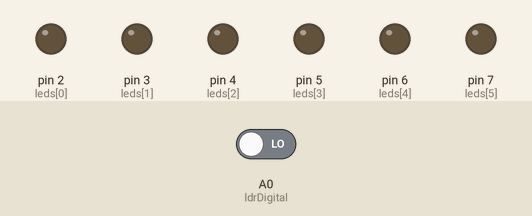
Simulated run of this sketch. Board: Arduino Uno, built with avr-gcc and run on an emulated ATmega328P. Parts: output pins drawn as LEDs (lit = HIGH). The inputs (shaded band) are chosen by the test bench; at power-on: A0 (ldrDigital) LOW.

Above: at 3.2 s.
3.3 s: A0 (ldrDigital) driven HIGH
At 3.7 s:
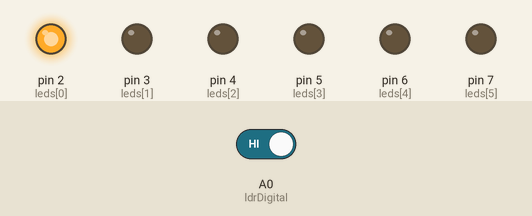
At 6.0 s:
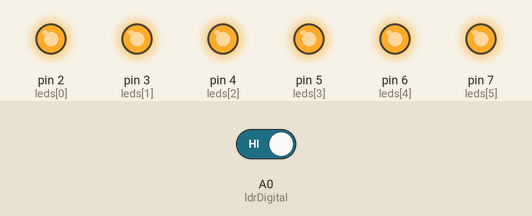
6.8 s: A0 (ldrDigital) driven LOW
At 7.3 s:
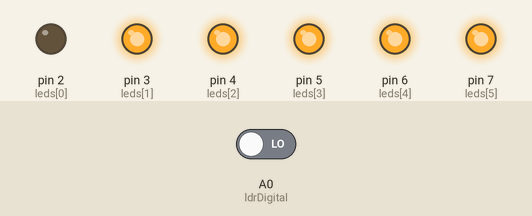
Timing chart, 0 to 9.8 s (numbered marks = the images above; inputs shaded):
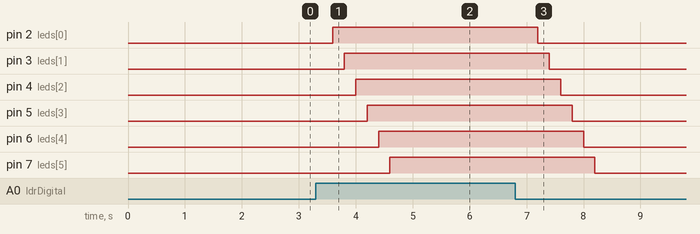

The sketch:

Ard_uno_luces_noctunas_automaticas.ino
```cpp
// Proyecto: Luces nocturnas automáticas secuenciales
// Arduino Uno + 6 LEDs + Módulo LDR (4 pines)

const int leds[6] = {2, 3, 4, 5, 6, 7};  // Pines de los LEDs
const int ldrDigital = A0;               // Pin D0 del módulo LDR (conectado a A0 del Arduino)

void setup() {
  for (int i = 0; i < 6; i++) {
    pinMode(leds[i], OUTPUT);
    digitalWrite(leds[i], LOW);
  }
  pinMode(ldrDigital, INPUT); // Lectura digital del sensor LDR
}

void loop() {
  int estadoLuz = digitalRead(ldrDigital);

  if (estadoLuz == HIGH) {
    // 🌙 Noche → Encender secuencialmente
    for (int i = 0; i < 6; i++) {
      digitalWrite(leds[i], HIGH);
      delay(200);
    }
  } else {
    // ☀️ Día → Apagar secuencialmente
    for (int i = 0; i < 6; i++) {
      digitalWrite(leds[i], LOW);
      delay(200);
    }
  }
}
```

Measured:
- after the input at 3.3 s, pin 2 (leds[0]): LOW → HIGH after 0.30 s; pin 3 (leds[1]): LOW → HIGH after 0.50 s; pin 4 (leds[2]): LOW → HIGH after 0.70 s; pin 5 (leds[3]): LOW → HIGH after 0.90 s; pin 6 (leds[4]): LOW → HIGH after 1.1 s
- after the input at 6.8 s, pin 2 (leds[0]): HIGH → LOW after 0.40 s; pin 3 (leds[1]): HIGH → LOW after 0.60 s; pin 4 (leds[2]): HIGH → LOW after 0.80 s; pin 5 (leds[3]): HIGH → LOW after 1.0 s; pin 6 (leds[4]): HIGH → LOW after 1.2 s
